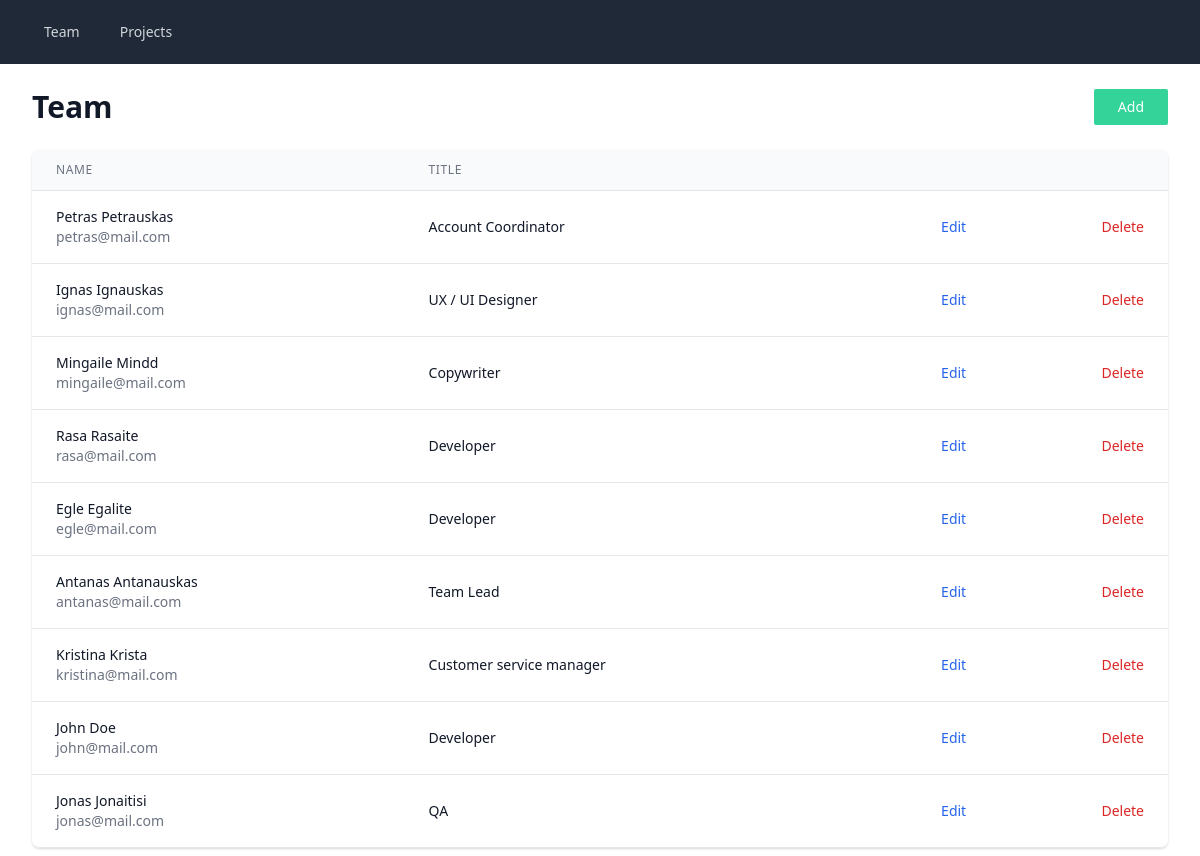
The page / on the database its author committed.
### tables this page shows
CREATE TABLE employees (
    id INT UNSIGNED AUTO_INCREMENT PRIMARY KEY,
    firstname VARCHAR(50) NOT NULL,
    lastname VARCHAR(50) NOT NULL,
    email VARCHAR(50) NOT NULL,
    position VARCHAR(50) NOT NULL
);

### config/database.php (called while the page is built)
<?php declare( strict_types = 1 );
$host       = "localhost:3306";
$dbname     = "sprint2";
$username   = "root";
$password   = "secret";
$dsn        = "mysql:host=$host;dbname=$dbname";
$options    = array(
                PDO::ATTR_ERRMODE => PDO::ERRMODE_EXCEPTION
              );

### classes/DatabaseClass.php (called while the page is built, shortened)
<?php declare(strict_types = 1);
class Database
{
    private $connection = null;
    public function __construct($dsn, $username, $password, $options)
    {
        try{
            $this->connection = new PDO($dsn, $username, $password, $options);
            $this->connection->setAttribute(PDO::ATTR_ERRMODE, PDO::ERRMODE_EXCEPTION);
            $this->connection->setAttribute(PDO::ATTR_DEFAULT_FETCH_MODE, PDO::FETCH_ASSOC);
        } catch(Exception $e){
            throw new Exception($e->getMessage());
        }
    }
    public function fetchAll($statement = "" , $parameters = [])
    {
        try{
            $sth = $this->executeStatement( $statement , $parameters );
            return $sth->fetchAll();
        } catch(Exception $e){
            throw new Exception($e->getMessage());
        }
    }
    private function executeStatement($statement = "" , $parameters = [])
    {
        try{
            $stmt = $this->connection->prepare($statement);
            $stmt->execute($parameters);
            return $stmt;
        }catch(Exception $e){
            throw new Exception($e->getMessage());
        }
    }
}

### helpers/helpers.php (called while the page is built, shortened)
<?php declare(strict_types = 1);
function escape($html) {
  return htmlspecialchars($html, ENT_QUOTES | ENT_SUBSTITUTE, "UTF-8");
}

### index.php (the view, shortened to what this page needs)
<?php declare(strict_types = 1);
    require "classes/DatabaseClass.php";
    require "config/database.php";
    require "helpers/helpers.php";
    $db = new \App\Database($dsn, $username, $password, $options);
    $employees = $db->fetchAll("SELECT * FROM employees");
?>
<?php include "templates/header.php"; ?>
    <div class="my-6 flex items-center justify-between">
        <h1 class="text-3xl font-bold leading-tight text-gray-900">
            Team
        </h1>
        <a href="/create.php?q=employee" class="px-6 py-2 text-white bg-green-400 text-sm rounded-sm hover:bg-green-500">Add</a>
    </div>
    <div class="flex flex-col">
        <div class="-my-2 overflow-x-auto sm:-mx-6 lg:-mx-8">
            <div class="py-2 align-middle inline-block min-w-full sm:px-6 lg:px-8">
                <div class="shadow overflow-hidden border-b border-gray-200 sm:rounded-lg">
                    <table class="min-w-full divide-y divide-gray-200">
                    <thead class="bg-gray-50">
                        <tr>
                            <th scope="col" class="px-6 py-3 text-left text-xs font-medium text-gray-500 uppercase tracking-wider">
                                Name
                            </th>
                            <th scope="col" class="px-6 py-3 text-left text-xs font-medium text-gray-500 uppercase tracking-wider">
                                Title
                            </th>
                            <th scope="col" class="relative px-6 py-3">
                            </th>
                            <th scope="col" class="relative px-6 py-3">
                            </th>
                            </tr>
                        </thead>
                        <tbody class="bg-white divide-y divide-gray-200">
                            <?php foreach($employees as $employee) : ?>
                                <tr>
                                    <td class="px-6 py-4 whitespace-nowrap">
                                        <div class="flex items-center">
                                            <div>
                                                <div class="text-sm font-medium text-gray-900">
                                                    <?php echo escape($employee['firstname']); ?>
                                                    <?php echo escape($employee['lastname']); ?>
                                                </div>
                                                <div class="text-sm text-gray-500">
                                                    <?php echo escape($employee['email']); ?>
                                                </div>
                                            </div>
                                        </div>
                                    </td>
                                    <td class="px-6 py-4 whitespace-nowrap">
                                        <div class="text-sm text-gray-900">
                                            <?php echo escape($employee['position']); ?>
                                        </div>
                                    </td>
                                    <td class="px-6 py-4 whitespace-nowrap text-right text-sm font-medium">
                                        <a href="edit.php?q=employees&id=<?php echo escape($employee["id"]); ?>" class="text-blue-600 hover:text-blue-900">Edit</a>
                                    </td>
                                    <td class="px-6 py-4 whitespace-nowrap text-right text-sm font-medium">
                                        <button type="submit" form="remove_member_<?php echo escape($employee["id"]); ?>" class="text-red-600 hover:text-red-900">Delete</a>
                                    </td>
                                </tr>
                            <?php endforeach; ?>
                        </tbody>
                    </table>
                </div>
            </div>
        </div>
    </div>
<?php include "templates/footer.php"; ?>

### templates/header.php (shortened to what this page needs)
<!DOCTYPE html>
<html lang="en">
<head>
    <link href="https://unpkg.com/tailwindcss@^2/dist/tailwind.min.css" rel="stylesheet">
</head>
<body>
    <?php include "templates/nav.php"; ?>
    <main class="max-w-7xl mx-auto px-4 sm:px-6 lg:px-8 relative">

### templates/nav.php
<nav class="bg-gray-800">
    <div class="max-w-7xl mx-auto px-4 sm:px-6 lg:px-8">
      <div class="flex items-center justify-between h-16">
        <div class="flex items-center">
          <div class="block">
            <div class="flex items-baseline space-x-4">
              <a href="/" class="text-gray-300 hover:bg-gray-700 hover:text-white px-3 py-2 rounded-md text-sm font-medium"">Team</a>
              <a href="/projects.php" class="text-gray-300 hover:bg-gray-700 hover:text-white px-3 py-2 rounded-md text-sm font-medium">Projects</a>
            </div>
          </div>
        </div>
      </div>
    </div>
</nav>

### templates/footer.php
</main>
</body>
</html>

### rows shown on the page
employees: firstname "Petras", lastname "Petrauskas", email "petras@mail.com", position "Account Coordinator"
employees: firstname "Ignas", lastname "Ignauskas", email "ignas@mail.com", position "UX / UI Designer"
employees: firstname "Mingaile", lastname "Mindd", email "mingaile@mail.com", position "Copywriter"
employees: firstname "Rasa", lastname "Rasaite", email "rasa@mail.com", position "Developer"
employees: firstname "Egle", lastname "Egalite", email "egle@mail.com", position "Developer"
employees: firstname "Antanas", lastname "Antanauskas", email "antanas@mail.com", position "Team Lead"
employees: firstname "Kristina", lastname "Krista", email "kristina@mail.com", position "Customer service manager"
employees: firstname "John", lastname "Doe", email "john@mail.com", position "Developer"
employees: firstname "Jonas", lastname "Jonaitisi", email "jonas@mail.com", position "QA"
